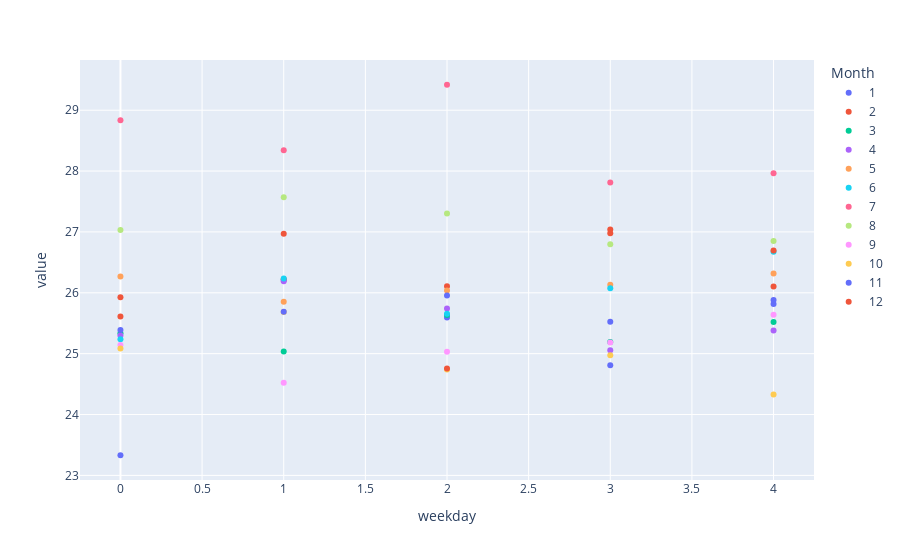

Notebook cell for this chart:
### Code cell
px.scatter(matrix)

### Figure 1 — Plotly figure (JSON) as saved in the notebook; plotly's stock layout.template omitted (floating-point values rounded to 4 significant figures)
{"data": [{"hovertemplate": "Month=1<br>weekday=%{x}<br>value=%{y}<extra></extra>", "legendgroup": "1", "marker": {"color": "#636efa", "symbol": "circle"}, "mode": "markers", "name": "1", "orientation": "v", "showlegend": true, "type": "scatter", "x": [0, 1, 2, 3, 4], "xaxis": "x", "y": [23.33, 26.21, 25.59, 24.81, 25.82], "yaxis": "y"}, {"hovertemplate": "Month=2<br>weekday=%{x}<br>value=%{y}<extra></extra>", "legendgroup": "2", "marker": {"color": "#EF553B", "symbol": "circle"}, "mode": "markers", "name": "2", "orientation": "v", "showlegend": true, "type": "scatter", "x": [0, 1, 2, 3, 4], "xaxis": "x", "y": [25.93, 26.22, 26.11, 26.98, 26.11], "yaxis": "y"}, {"hovertemplate": "Month=3<br>weekday=%{x}<br>value=%{y}<extra></extra>", "legendgroup": "3", "marker": {"color": "#00cc96", "symbol": "circle"}, "mode": "markers", "name": "3", "orientation": "v", "showlegend": true, "type": "scatter", "x": [0, 1, 2, 3, 4], "xaxis": "x", "y": [25.34, 25.04, 25.64, 25.19, 25.52], "yaxis": "y"}, {"hovertemplate": "Month=4<br>weekday=%{x}<br>value=%{y}<extra></extra>", "legendgroup": "4", "marker": {"color": "#ab63fa", "symbol": "circle"}, "mode": "markers", "name": "4", "orientation": "v", "showlegend": true, "type": "scatter", "x": [0, 1, 2, 3, 4], "xaxis": "x", "y": [25.3, 26.19, 25.74, 25.06, 25.38], "yaxis": "y"}, {"hovertemplate": "Month=5<br>weekday=%{x}<br>value=%{y}<extra></extra>", "legendgroup": "5", "marker": {"color": "#FFA15A", "symbol": "circle"}, "mode": "markers", "name": "5", "orientation": "v", "showlegend": true, "type": "scatter", "x": [0, 1, 2, 3, 4], "xaxis": "x", "y": [26.27, 25.85, 26.04, 26.13, 26.32], "yaxis": "y"}, {"hovertemplate": "Month=6<br>weekday=%{x}<br>value=%{y}<extra></extra>", "legendgroup": "6", "marker": {"color": "#19d3f3", "symbol": "circle"}, "mode": "markers", "name": "6", "orientation": "v", "showlegend": true, "type": "scatter", "x": [0, 1, 2, 3, 4], "xaxis": "x", "y": [25.24, 26.24, 25.66, 26.08, 26.68], "yaxis": "y"}, {"hovertemplate": "Month=7<br>weekday=%{x}<br>value=%{y}<extra></extra>", "legendgroup": "7", "marker": {"color": "#FF6692", "symbol": "circle"}, "mode": "markers", "name": "7", "orientation": "v", "showlegend": true, "type": "scatter", "x": [0, 1, 2, 3, 4], "xaxis": "x", "y": [28.83, 28.34, 29.42, 27.81, 27.96], "yaxis": "y"}, {"hovertemplate": "Month=8<br>weekday=%{x}<br>value=%{y}<extra></extra>", "legendgroup": "8", "marker": {"color": "#B6E880", "symbol": "circle"}, "mode": "markers", "name": "8", "orientation": "v", "showlegend": true, "type": "scatter", "x": [0, 1, 2, 3, 4], "xaxis": "x", "y": [27.03, 27.57, 27.3, 26.8, 26.85], "yaxis": "y"}, {"hovertemplate": "Month=9<br>weekday=%{x}<br>value=%{y}<extra></extra>", "legendgroup": "9", "marker": {"color": "#FF97FF", "symbol": "circle"}, "mode": "markers", "name": "9", "orientation": "v", "showlegend": true, "type": "scatter", "x": [0, 1, 2, 3, 4], "xaxis": "x", "y": [25.14, 24.52, 25.03, 25.18, 25.64], "yaxis": "y"}, {"hovertemplate": "Month=10<br>weekday=%{x}<br>value=%{y}<extra></extra>", "legendgroup": "10", "marker": {"color": "#FECB52", "symbol": "circle"}, "mode": "markers", "name": "10", "orientation": "v", "showlegend": true, "type": "scatter", "x": [0, 1, 2, 3, 4], "xaxis": "x", "y": [25.09, 25.69, 24.74, 24.98, 24.33], "yaxis": "y"}, {"hovertemplate": "Month=11<br>weekday=%{x}<br>value=%{y}<extra></extra>", "legendgroup": "11", "marker": {"color": "#636efa", "symbol": "circle"}, "mode": "markers", "name": "11", "orientation": "v", "showlegend": true, "type": "scatter", "x": [0, 1, 2, 3, 4], "xaxis": "x", "y": [25.39, 25.69, 25.96, 25.52, 25.88], "yaxis": "y"}, {"hovertemplate": "Month=12<br>weekday=%{x}<br>value=%{y}<extra></extra>", "legendgroup": "12", "marker": {"color": "#EF553B", "symbol": "circle"}, "mode": "markers", "name": "12", "orientation": "v", "showlegend": true, "type": "scatter", "x": [0, 1, 2, 3, 4], "xaxis": "x", "y": [25.61, 26.97, 24.76, 27.04, 26.7], "yaxis": "y"}], "layout": {"legend": {"title": {"text": "Month"}, "tracegroupgap": 0}, "margin": {"t": 60}, "xaxis": {"anchor": "y", "domain": [0, 1], "title": {"text": "weekday"}}, "yaxis": {"anchor": "x", "domain": [0, 1], "title": {"text": "value"}}}}
